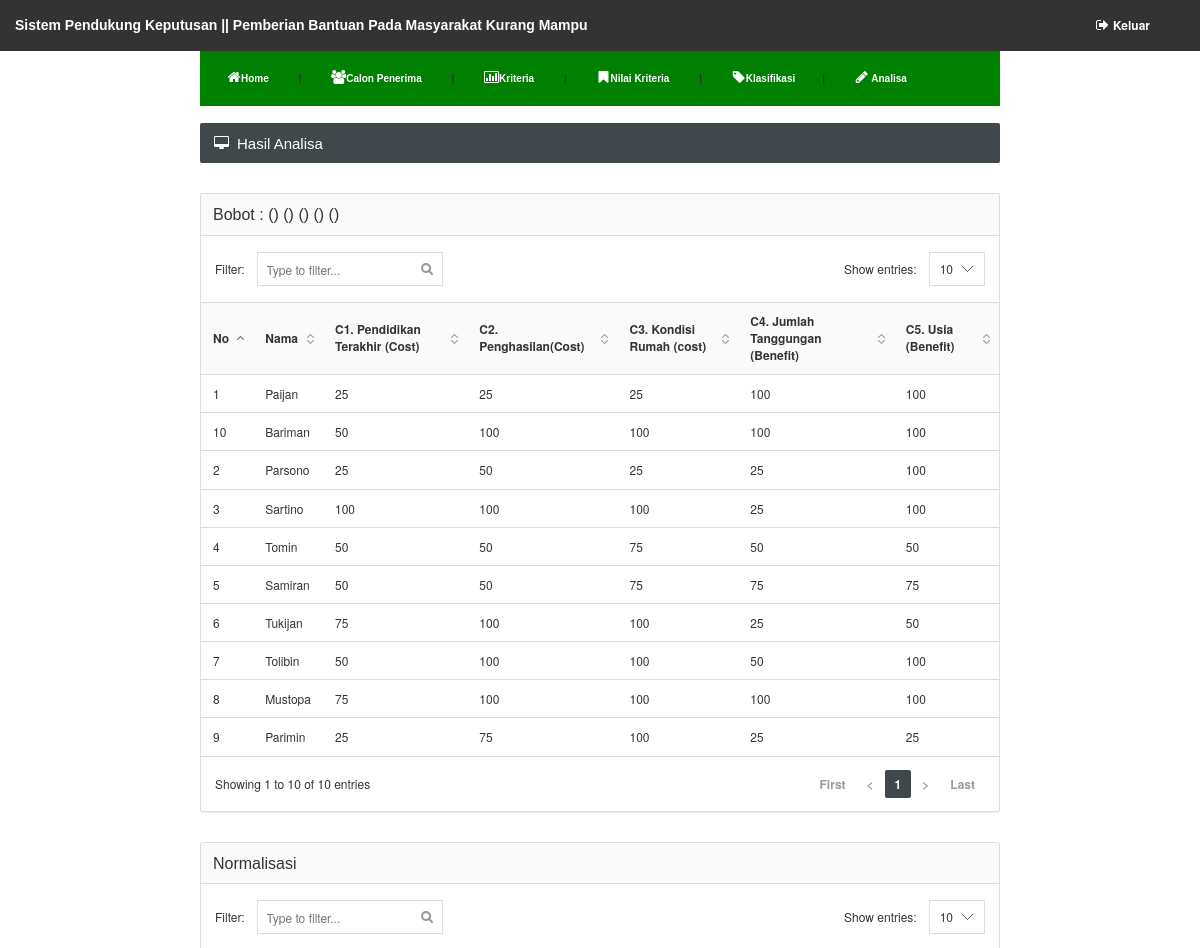
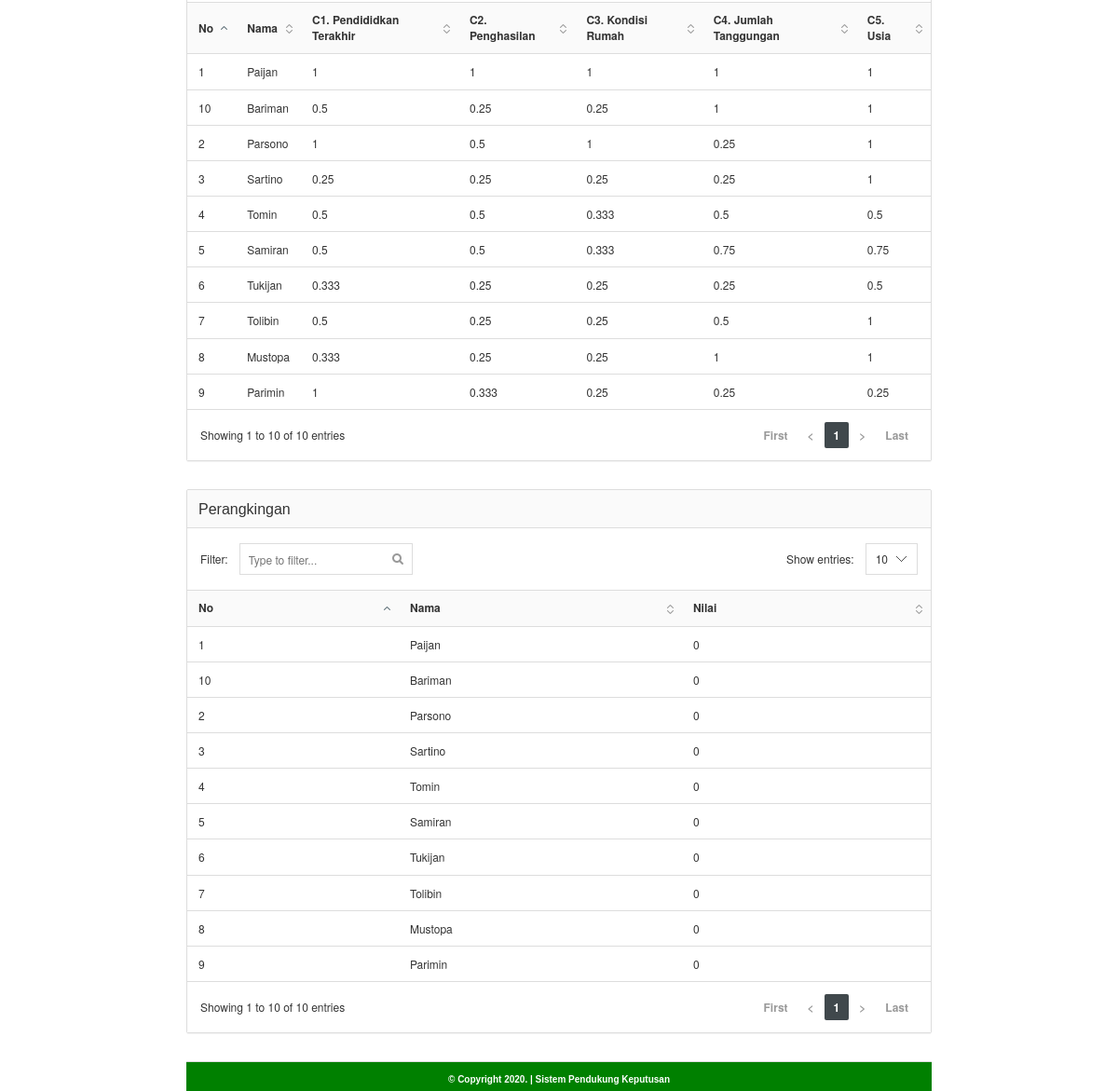
Page /admin/analisa_hasil.php (signed in) on the committed database (2 pictures, top to bottom).
### tables this page shows
CREATE TABLE `klasifikasi` (
  `id_klasifikasi` int(5) NOT NULL,
  `id_penerima` varchar(10) DEFAULT NULL,
  `jml_tanggungan` double NOT NULL,
  `pend_terakhir` double DEFAULT NULL,
  `penghasilan_ortu` double NOT NULL,
  `kond_rumah` double DEFAULT NULL,
  `usia` double NOT NULL
);

CREATE TABLE `penerima` (
  `id_penerima` varchar(10) NOT NULL,
  `nama_penerima` varchar(100) DEFAULT NULL,
  `asal` text
);

### admin/analisa_hasil.php (the view, shortened to what this page needs)
<?php include "head.php"; ?>
			<?php include "menu.php"; ?>
			</div>
		<br />
		<div id="content">
			<div class="page-title">
				<h5><i class="fa fa-desktop"></i> Hasil Analisa</h5>
			</div>
            <div class="panel panel-default">
            	<div class="panel-heading"><h6 class="panel-title">
            				<tr align="right">
            					<th>Bobot :</th>
            					<th><?php echo "(" .$_POST['bobot_pend_terakhir']. ")"; ?></th>
            					<th><?php echo "(" .$_POST['bobot_penghasilan_ortu']. ")"; ?></th>
            					<th><?php echo "(" .$_POST['bobot_kond_rumah']. ")"; ?></th>
            					<th><?php echo "(" .$_POST['bobot_tanggungan']. ")"; ?></th>
            					<th><?php echo "(" .$_POST['bobot_usia']. ")"; ?></th>
            				</tr>
            	</h6></div>
            	<div class="datatable">
            		<table class="table table-hover">
            			<thead>
            				<tr>
            					<th>No</th>
            					<th>Nama</th>
            					<th>C1. Pendidikan Terakhir (Cost)</th>
            					<th>C2. Penghasilan(Cost)</th>
            					<th>C3. Kondisi Rumah (cost)</th>
            					<th>C4. Jumlah Tanggungan (Benefit)</th>
            					<th>C5. Usia (Benefit)</th>
            				</tr>
            			</thead>
            			<tbody>
            				<?php
            				$nomor = 0;
            				$hasil = mysqli_query($konek,"select * from klasifikasi, penerima where klasifikasi.id_penerima=penerima.id_penerima");
            				while ($dataku = mysqli_fetch_array($hasil)) {
            				?>
            				<tr>
            					<td><?php echo $nomor=$nomor+1; ?></td>
            					<td><?php echo $dataku['nama_penerima']; ?></td>
            					<td><?php echo $dataku['pend_terakhir']; ?></td>
            					<td><?php echo $dataku['penghasilan_ortu']; ?></td>
            					<td><?php echo $dataku['kond_rumah']; ?></td>
            					<td><?php echo $dataku['jml_tanggungan']; ?></td>
            					<td><?php echo $dataku['usia']; ?></td>
            				</tr>
            				<?php }	?>
            			</tbody>
            		</table>
            	</div>
            </div>
<?php
$carimax = mysqli_query($konek,"SELECT max(pend_terakhir) as max1,
								max(penghasilan_ortu) as max2,
								max(kond_rumah) as max3,
								max(jml_tanggungan) as max4,
								max(usia) as max5
								FROM klasifikasi");
$max = mysqli_fetch_array($carimax);
$carimin = mysqli_query($konek, "SELECT min(pend_terakhir) as min1,
								min(penghasilan_ortu) as min2,
								min(kond_rumah) as min3,
								min(jml_tanggungan) as min4,
								min(usia) as min5
								FROM klasifikasi");
$min = mysqli_fetch_array($carimin);
?>
				<div class="panel panel-default">
				<div class="panel-heading"><h6 class="panel-title">Normalisasi</h6></div>
				<div class="datatable">
					<table class="table table-hover">
						<thead>
							<tr>
								<th>No</th>
								<th>Nama</th>
								<th>C1. Pendididkan Terakhir</th>
								<th>C2. Penghasilan</th>
								<th>C3. Kondisi Rumah</th>
								<th>C4. Jumlah Tanggungan</th>
								<th>C5. Usia</th>
							</tr>
						</thead>
						<tbody>
						<?php
							$nomor=0;
							$hasil = mysqli_query($konek,"select * from klasifikasi, penerima where klasifikasi.id_penerima=penerima.id_penerima");
							while ($dataku = mysqli_fetch_array($hasil)) {
							?>
							<tr>
								<td><?php echo $nomor=$nomor+1; ?></td>
								<td><?php echo $dataku['nama_penerima']; ?></td>
								<td><?php echo round($min['min1']/$dataku['pend_terakhir'],3);?></td>
								<td><?php echo round($min['min2']/$dataku['penghasilan_ortu'],3); ?></td>
								<td><?php echo round($min['min3']/$dataku['kond_rumah'],3); ?></td>
								<td><?php echo round($dataku['jml_tanggungan']/$max['max4'],3); ?></td>
								<td><?php echo round($dataku['usia']/$max['max5'],3); ?></td>
							</tr>
							<?php } ?>
						</tbody>
					</table>
				</div>
				</div>
<?php
$bobot_pend_terakhir		= $_POST['bobot_pend_terakhir'];
$bobot_penghasilan_ortu	= $_POST['bobot_penghasilan_ortu'];
$bobot_kond_rumah			= $_POST['bobot_kond_rumah'];
$bobot_tanggungan		= $_POST['bobot_tanggungan'];
$bobot_usia				= $_POST['bobot_usia'];
?>
				<div class="panel panel-default">
				<div class="panel-heading"><h6 class="panel-title">Perangkingan</h6></div>
				<div class="datatable">
					<table class="table table-hover">
						<thead>
							<tr>
								<th>No</th>
								<th>Nama</th>
								<th>Nilai</th>
							</tr>
						</thead>
						<tbody>
						<?php
							$nomor=0;
							$hasil = mysqli_query($konek, "select * from klasifikasi, penerima where klasifikasi.id_penerima=penerima.id_penerima");
							$nilai = [];
							while ($dataku = mysqli_fetch_array($hasil)) {
							?>
							<tr>
								<td><?php echo $nomor=$nomor+1; ?></td>
								<td><?php echo $dataku['nama_penerima']; ?></td>
								<td><?php echo $nilai[] = round((($min['min1']/$dataku['pend_terakhir'])*$bobot_pend_terakhir)+
								(($min['min2']/$dataku['penghasilan_ortu'])*$bobot_penghasilan_ortu)+
								(($min['min3']/$dataku['kond_rumah'])*$bobot_kond_rumah)+
								(($dataku['jml_tanggungan']/$max['max4'])*$bobot_tanggungan)+
								(($dataku['usia']/$max['max5'])*$bobot_usia), 3); ?></td>
							</tr>
							<?php
							$nilai += $nilai; ?>
							<?php }	?>
						</tbody>
					</table>
				</div>
				</div>
<?php include "footer.php"; ?>

### admin/head.php (shortened to what this page needs)
<!DOCTYPE html>
<html xmlns="http://www.w3.org/1999/xhtml" xml:lang="en" lang="en">
<head>
	<link rel="stylesheet" href="../images/style.css" type="text/css" />
	<link rel="stylesheet" type="text/css" href="../css/bootstrap.min.css">
	<link rel="stylesheet" type="text/css" href="../css/brain-theme.css">
	<link rel="stylesheet" type="text/css" href="../css/styles.css">
	<link rel="stylesheet" type="text/css" href="../css/font-awesome.min.css">
	<link rel="stylesheet" type="text/css" href="../css/font.css">
</head>
<body>
<div class="navbar navbar-inverse navbar-fixed-top" role="navigation">
        <div class="container-fluid">
            <div class="navbar-header">
            <a class="navbar-brand" href="index.php"><h6 style="font-weight: bold; color: white;">Sistem Pendukung Keputusan || Pemberian Bantuan Pada Masyarakat Kurang Mampu</h6></a>
            </div>
            <div class="navbar-right" style="margin-top: 7px;">
            <a class="navbar-brand" style="color: white; font-size: 12px; font-weight: bold;" href="logout.php"><i class="fa fa-sign-out"></i> Keluar</a>
            </div>
        </div>
    </div>
	<div id="page" align="center">
		<div id="header">

### admin/menu.php
<div align="right" class="links_menu" id="menu">
	<a href="index.php"><i class="fa fa-home"></i>Home</a> |
	<a href="calon_penerima.php"><i class="fa fa-users"></i>Calon Penerima</a> |
	<a href="kriteria.php"><i class="fa fa-bar-chart-o"></i>Kriteria</a> |
	<a href="himpunan.php"><i class="fa fa-bookmark"></i>Nilai Kriteria</a> |
	<a href="klasifikasi.php"><i class="fa fa-tag"></i>Klasifikasi</a>|
	<a href="analisa.php"><i class="fa fa-pencil"></i> Analisa</a>
 </div>

### admin/footer.php (shortened to what this page needs)
<div class="footer">
		<b>&copy; Copyright <?php echo date("Y") ?>. | Sistem Pendukung Keputusan</b>
			</div>
		</div>
	</div>
</body>
</html>

### images/style.css (style rules this page uses)
body { margin-top: 0px; margin-left: 0px; margin-right: 0px; margin-bottom: 0px; }
#header { width: 800px; position:relative; height: 70px; background-color: green; }
#menu { position:absolute; bottom: 20px; font-family: Verdana, Arial, Helvetica, sans-serif; font-size: 10px; font-weight: bold; }
#menu a { font-family: Verdana, Arial, Helvetica, sans-serif; font-size: 10px; font-weight: bold; color: white; text-decoration:none; margin: 0px 27px; }
#content { width: 800px; }
.footer { height: 32px; background-color: green; clear:both; font-family: Verdana, Arial, Helvetica, sans-serif; font-size: 10px; font-weight: bold; color:#FFFFFF; }

### css/styles.css (style rules this page uses)
@media (min-width: 768px) { a, .btn, .caret, .close, .sidebar, .select2-choice abbr, .select2-highlighted, .ui-slider-range, .ui-datepicker-trigger, .ui-timepicker-list li, .checker span:after, .checker span, .navbar-toggle, .thumb-options, .select2-arrow b, .thumb-zoom img, .fc-button, .page-content { -webkit-transition: all 0.15s ease-in-out; -moz-transition: all 0.15s ease-in-out; -o-transition: all 0.15s ease-in-out; transition: all 0.15s ease-in-out; } }
.fa { position: relative; font-size: 14px; min-width: 14px; text-align: center; }
h1, h2, h3, h4, h5, h6, .navigation > li > a, .stats li span { font-family: 'Cuprum', sans-serif; font-weight: normal; }
.page-title { color: #fff; background-color: #40484C; -moz-box-shadow: 0 1px 0 #fff; -webkit-box-shadow: 0 1px 0 #FFF; box-shadow: 0 1px 0 #FFF; border-radius: 2px; margin-bottom: 30px; }
.page-title:after { content: ""; display: table; clear: both; }
.page-title h5 { margin: 0; float: left; display: block; font-size: 15px; padding: 13px 14px 12px 14px; line-height: 1; }
.dataTable { border-collapse: collapse; border-top: 1px solid #ddd; border-bottom: 1px solid #ddd; }
.dataTable thead th { background-color: #fafafa; cursor: pointer; }
.sorting { background: url('../images/interface/tables/sort_both.png') no-repeat 100%; padding-right: 24px!important; }
.sorting_asc { background: url('../images/interface/tables/sort_asc.png') no-repeat 100%; padding-right: 24px!important; }
.footer { padding: 12px 0; border-top: 1px solid #ddd; }

### rows in the picture
klasifikasi: id_penerima.nama_penerima "Paijan", pend_terakhir "25", penghasilan_ortu "25", kond_rumah "25", jml_tanggungan "100", usia "100", pend_terakhir "1", penghasilan_ortu "1", kond_rumah "1", max4 "1", max5 "1", kond_ruma "0"
klasifikasi: nomor "2", id_penerima.nama_penerima "Parsono", pend_terakhir "25", penghasilan_ortu "50", kond_rumah "25", jml_tanggungan "25", usia "100", pend_terakhir "1", penghasilan_ortu "0.5", kond_rumah "1", max4 "0.25", max5 "1", kond_ruma "0"
klasifikasi: nomor "3", id_penerima.nama_penerima "Sartino", pend_terakhir "100", penghasilan_ortu "100", kond_rumah "100", jml_tanggungan "25", usia "100", pend_terakhir "0.25", penghasilan_ortu "0.25", kond_rumah "0.25", max4 "0.25", max5 "1", kond_ruma "0"
klasifikasi: nomor "4", id_penerima.nama_penerima "Tomin", pend_terakhir "50", penghasilan_ortu "50", kond_rumah "75", jml_tanggungan "50", usia "50", pend_terakhir "0.5", penghasilan_ortu "0.5", kond_rumah "0.333", max4 "0.5", max5 "0.5", kond_ruma "0"
klasifikasi: nomor "5", id_penerima.nama_penerima "Samiran", pend_terakhir "50", penghasilan_ortu "50", kond_rumah "75", jml_tanggungan "75", usia "75", pend_terakhir "0.5", penghasilan_ortu "0.5", kond_rumah "0.333", max4 "0.75", max5 "0.75", kond_ruma "0"
klasifikasi: nomor "6", id_penerima.nama_penerima "Tukijan", pend_terakhir "75", penghasilan_ortu "100", kond_rumah "100", jml_tanggungan "25", usia "50", pend_terakhir "0.333", penghasilan_ortu "0.25", kond_rumah "0.25", max4 "0.25", max5 "0.5", kond_ruma "0"
klasifikasi: nomor "7", id_penerima.nama_penerima "Tolibin", pend_terakhir "50", penghasilan_ortu "100", kond_rumah "100", jml_tanggungan "50", usia "100", pend_terakhir "0.5", penghasilan_ortu "0.25", kond_rumah "0.25", max4 "0.5", max5 "1", kond_ruma "0"
klasifikasi: nomor "8", id_penerima.nama_penerima "Mustopa", pend_terakhir "75", penghasilan_ortu "100", kond_rumah "100", jml_tanggungan "100", usia "100", pend_terakhir "0.333", penghasilan_ortu "0.25", kond_rumah "0.25", max4 "1", max5 "1", kond_ruma "0"
klasifikasi: nomor "9", id_penerima.nama_penerima "Parimin", pend_terakhir "25", penghasilan_ortu "75", kond_rumah "100", jml_tanggungan "25", usia "25", pend_terakhir "1", penghasilan_ortu "0.333", kond_rumah "0.25", max4 "0.25", max5 "0.25", kond_ruma "0"
klasifikasi: nomor "10", id_penerima.nama_penerima "Bariman", pend_terakhir "50", penghasilan_ortu "100", kond_rumah "100", jml_tanggungan "100", usia "100", pend_terakhir "0.5", penghasilan_ortu "0.25", kond_rumah "0.25", max4 "1", max5 "1", kond_ruma "0"
